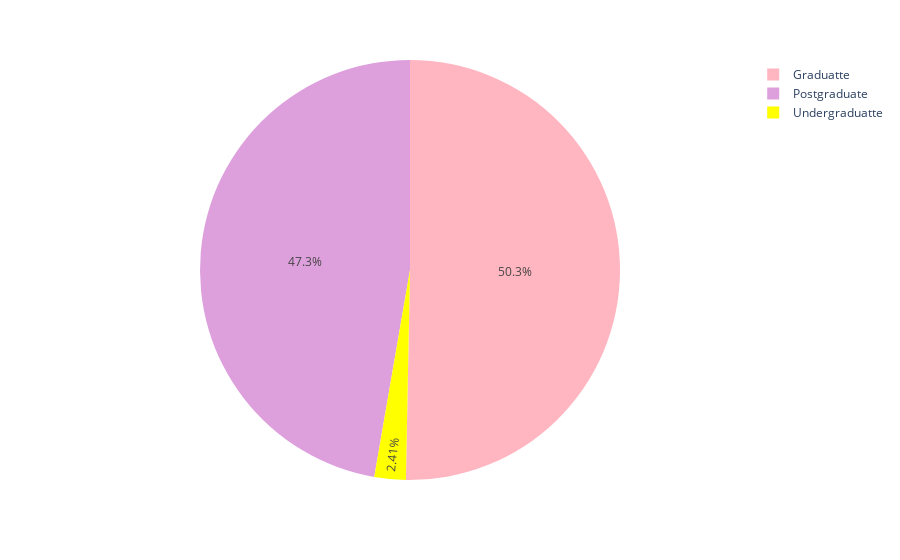

Notebook code for this chart:
### Code cell
education=df.Education.value_counts()
data_education = pd.DataFrame(education)
df_education=data_education.reset_index()
colors = [ 'lightpink', 'plum', 'yellow']
fig = px.pie(df_education, values='count', names='Education',color_discrete_sequence=colors)
fig.show()

### Figure 1 — Plotly figure (JSON) as saved in the notebook; plotly's stock layout.template omitted (floating-point values rounded to 4 significant figures)
{"data": [{"domain": {"x": [0, 1], "y": [0, 1]}, "hovertemplate": "Education=%{label}<br>count=%{value}<extra></extra>", "labels": ["Graduatte", "Postgraduate", "Undergraduatte"], "legendgroup": "", "name": "", "showlegend": true, "type": "pie", "values": [1127, 1059, 54]}], "layout": {"legend": {"tracegroupgap": 0}, "margin": {"t": 60}, "piecolorway": ["lightpink", "plum", "yellow"]}}
